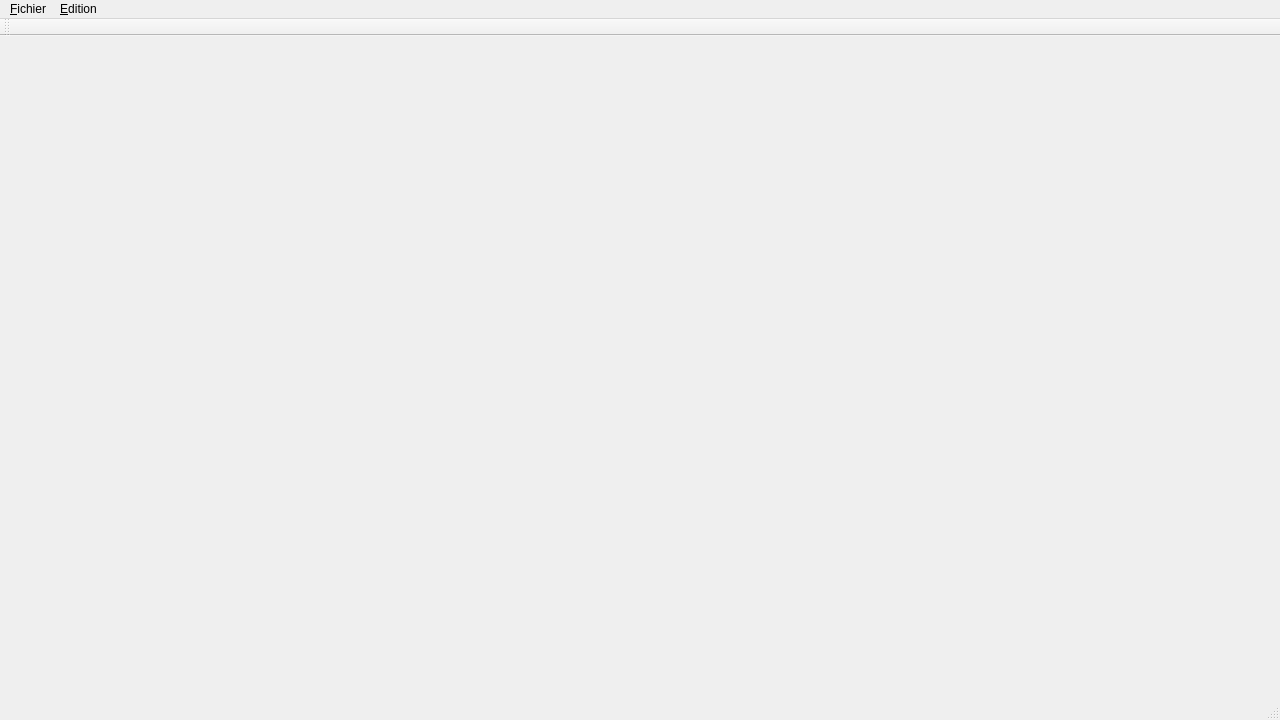
<?xml version="1.0" encoding="UTF-8"?>
<ui version="4.0">
 <class>MainWindow</class>
 <widget class="QMainWindow" name="MainWindow">
  <property name="geometry">
   <rect>
    <x>0</x>
    <y>0</y>
    <width>1280</width>
    <height>720</height>
   </rect>
  </property>
  <property name="windowTitle">
   <string>MainWindow</string>
  </property>
  <widget class="QWidget" name="centralWidget"/>
  <widget class="QMenuBar" name="menuBar">
   <property name="geometry">
    <rect>
     <x>0</x>
     <y>0</y>
     <width>1280</width>
     <height>25</height>
    </rect>
   </property>
   <widget class="QMenu" name="menu_file">
    <property name="title">
     <string>&amp;Fichier</string>
    </property>
    <addaction name="menu_new_project"/>
    <addaction name="menu_open_project"/>
    <addaction name="menu_save_project"/>
    <addaction name="menu_close_project"/>
    <addaction name="separator"/>
    <addaction name="menu_exit"/>
   </widget>
   <widget class="QMenu" name="menu_edit">
    <property name="title">
     <string>&amp;Edition</string>
    </property>
   </widget>
   <addaction name="menu_file"/>
   <addaction name="menu_edit"/>
  </widget>
  <widget class="QToolBar" name="mainToolBar">
   <attribute name="toolBarArea">
    <enum>TopToolBarArea</enum>
   </attribute>
   <attribute name="toolBarBreak">
    <bool>false</bool>
   </attribute>
  </widget>
  <widget class="QStatusBar" name="statusBar"/>
  <action name="menu_new_project">
   <property name="text">
    <string>Nouveau projet</string>
   </property>
   <property name="shortcut">
    <string>Ctrl+N</string>
   </property>
  </action>
  <action name="menu_open_project">
   <property name="text">
    <string>Ouvrir un projet</string>
   </property>
   <property name="shortcut">
    <string>Ctrl+O</string>
   </property>
  </action>
  <action name="menu_save_project">
   <property name="text">
    <string>Enregistrer le projet</string>
   </property>
   <property name="shortcut">
    <string>Ctrl+S</string>
   </property>
  </action>
  <action name="menu_close_project">
   <property name="text">
    <string>Fermer le projet</string>
   </property>
   <property name="shortcut">
    <string>Ctrl+Q</string>
   </property>
  </action>
  <action name="menu_exit">
   <property name="text">
    <string>Quitter Alena Studio</string>
   </property>
   <property name="shortcut">
    <string>Ctrl+F4</string>
   </property>
  </action>
 </widget>
 <layoutdefault spacing="6" margin="11"/>
 <resources/>
 <connections/>
</ui>
